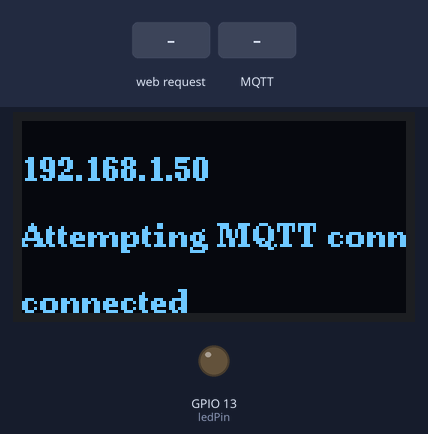
The program below on a simulated ESP32. On the bench: 128×64 one-colour display, output pins drawn as LEDs (lit = HIGH). Inputs (shaded band) come from the test bench. WiFi joins after 1.5 s; servers stay silent unless stated; random numbers use the default seed unless the program sets one; no MQTT or app messages arrive unless stated; what the program prints to the serial monitor is not drawn.

Above: at 10.8 s.
10.9 s: HTTP request GET /?led=on received
At 13.2 s:
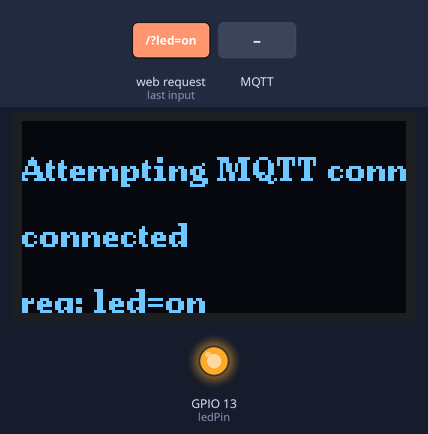
13.5 s: MQTT message "on" arrives on the first subscribed topic
At 19.3 s:
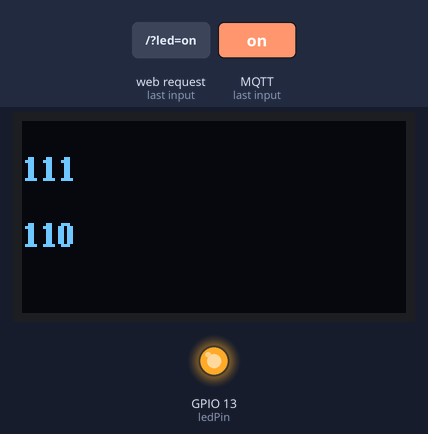
19.5 s: HTTP request GET / received
At 21.3 s:
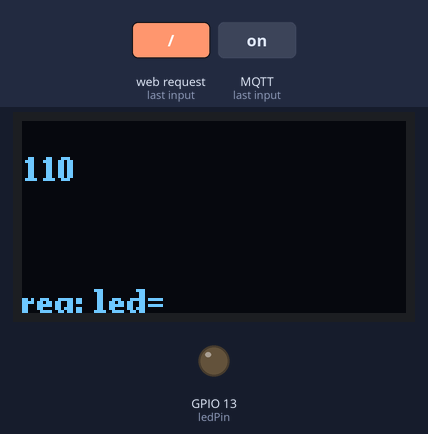
21.6 s: MQTT message "1" arrives on the first subscribed topic
At 22.4 s:
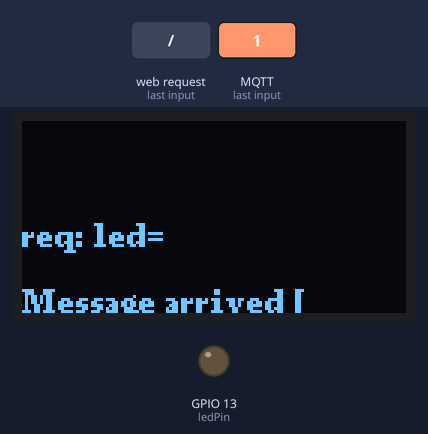
24.6 s: MQTT message "0" arrives on the first subscribed topic
At 29.0 s:
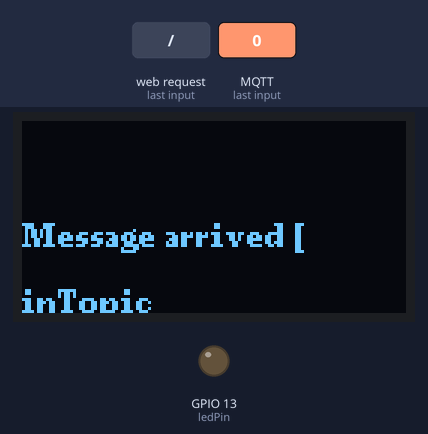
30.6 s: HTTP request GET /?led=on received
At 34.0 s:
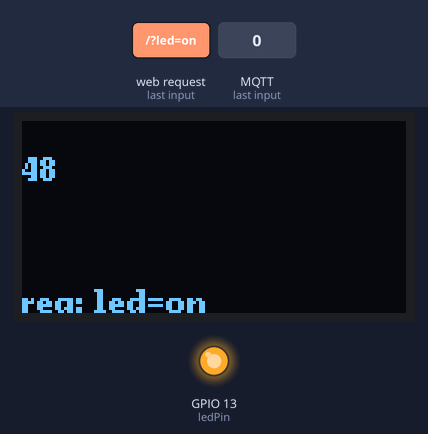
Timing chart, 0 to 34.6 s (numbered marks = the images above; inputs shaded):
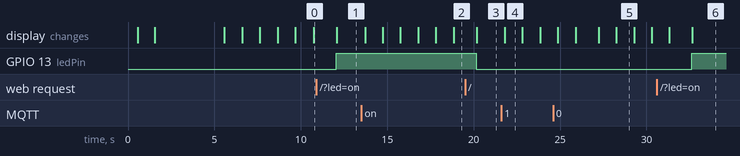

The program:

main.cpp
```cpp
using namespace std;

#include <WiFi.h>
#include <U8g2lib.h>
#include <Wire.h>
#include <WebServer.h>
#include<string.h>
#include <list>
#include <PubSubClient.h>


const int ledPin = 13;

unsigned long previousMillis = 0;

const char* ssid = "helloword";
const char* passphrase = "zxcvbnm8";
const char* mqtt_server = "192.168.31.246";

#define MSG_BUFFER_SIZE	(50)
char msg[MSG_BUFFER_SIZE];
int value = 0;

unsigned long WiFiPreviousMillis = 0;

WiFiClient espClient;
PubSubClient mqttclient(espClient);

list<String> displayLines(3);

U8G2_SSD1306_128X64_NONAME_1_SW_I2C u8g2(U8G2_R0, /* clock=*/SCL, /* data=*/SDA, /* reset=*/U8X8_PIN_NONE);

WebServer server(80);

void display (String str) {
  Serial.println(str);
  displayLines.push_back(str);
  if (displayLines.size() > 3) {
    displayLines.pop_front();
  }
  u8g2.firstPage();
  do {
    u8g2.setFont(u8g2_font_ncenB08_tr);
    size_t i = 0;
    auto it = displayLines.begin();
    while (it!=displayLines.end() && i < 3) {
      u8g2.setCursor(0, i * 22 + 20);
      u8g2.print(*it);
      ++it;
      ++i;
    }
  } while (u8g2.nextPage());
  delay(1000);
}

void display (int str) {
  char s[10]={"\0"};
  itoa(str, s, 10);
  display(s);
}

void initWiFi()
{
  WiFi.mode(WIFI_STA);

  WiFi.onEvent([](WiFiEvent_t event, WiFiEventInfo_t info) {
    display("wifi connected");
    delay(3000);
    display("IP address：");
    display(WiFi.localIP().toString());
  }, ARDUINO_EVENT_WIFI_STA_CONNECTED);

  WiFi.onEvent([](WiFiEvent_t event, WiFiEventInfo_t info) {
		display("wifi disconnect");
    }, ARDUINO_EVENT_WIFI_STA_DISCONNECTED);

  WiFi.begin(ssid, passphrase);

  while (WiFi.status() != WL_CONNECTED) {
    delay(500);
    display("connect...");
  }
  display("IP address：");
  display(WiFi.localIP().toString());
}

void handRoot()
{
  String ledStatus = server.arg("led");
  if (ledStatus == "on")
  {
    digitalWrite(ledPin, HIGH);
  } else {
    digitalWrite(ledPin, LOW);
  }
  display("req: led=" + ledStatus);
  server.send(200, "text/html", "hello,world");
}

void callback(char* topic, byte* payload, unsigned int length) {
  display("Message arrived [");
  display(topic);
  display("] ");
  for (int i = 0; i < length; i++) {
    display((char)payload[i]);
  }
  display("");

  // Switch on the LED if an 1 was received as first character
  // if ((char)payload[0] == '1') {
  //   digitalWrite(BUILTIN_LED, LOW);   // Turn the LED on (Note that LOW is the voltage level
  //   // but actually the LED is on; this is because
  //   // it is active low on the ESP-01)
  // } else {
  //   digitalWrite(BUILTIN_LED, HIGH);  // Turn the LED off by making the voltage HIGH
  // }
}

void reconnect() {
  // Loop until we're reconnected
  while (!mqttclient.connected()) {
    display("Attempting MQTT connection...");
    // Create a random client ID
    String clientId = "ESP8266Client-";
    clientId += String(random(0xffff), HEX);
    // Attempt to connect
    if (mqttclient.connect(clientId.c_str())) {
      display("connected");
      // Once connected, publish an announcement...
      mqttclient.publish("outTopic", "hello world");
      // ... and resubscribe
      mqttclient.subscribe("inTopic");
    } else {
      display("failed, rc=");
      display(mqttclient.state());
      display(" try again in 5 seconds");
      // Wait 5 seconds before retrying
      delay(5000);
    }
  }
}

void setup()
{
  pinMode(ledPin, OUTPUT);
  Serial.begin(9600);
  u8g2.begin();
  u8g2.enableUTF8Print(); // 使print支持UTF8字集

  initWiFi();

  server.on("/", handRoot);
  server.on("/ip", []() { server.send(200, "text/html", WiFi.localIP().toString()); });
  server.onNotFound([]() { server.send(404, "text/html", "Not Found"); });
  server.begin();

  mqttclient.setServer(mqtt_server, 1883);
  mqttclient.setCallback(callback);
  mqttclient.setKeepAlive(65535);
}

void loop()
{
  unsigned long currentMillis = millis();
  server.handleClient();

  if (WiFi.status() != WL_CONNECTED && currentMillis - WiFiPreviousMillis > 30000) {
    display("wifi reconnect...");
    WiFiPreviousMillis = currentMillis;
    WiFi.disconnect();
		WiFi.reconnect();
  }

  if (!mqttclient.connected()) {
    reconnect();
  }
  mqttclient.loop();

  unsigned long now = millis();
  if (now - previousMillis > 2000) {
    previousMillis = now;
    ++value;
    snprintf(msg, MSG_BUFFER_SIZE, "hello world #%ld", value);
    Serial.print("Publish message: ");
    Serial.println(msg);
    mqttclient.publish("outTopic", msg);
  }

  delay(300);
}
```

a.h
```cpp
#ifndef A
#define A

int add (int a, int b);

#endif
```

a.cpp
```cpp
#include "a.h"

int mm = 0;

int add (int a, int b) {
    mm = mm + 2;
    return mm;
}
```

Measured:
- after the input at 10.9 s, GPIO 13 (ledPin): LOW → HIGH after 1.2 s; the display: changes after 1.2 s (image 1)
- after the input at 13.5 s, the display: first changes after 0.21 s (image 2 shows a later state)
- after the input at 19.5 s, GPIO 13 (ledPin): HIGH → LOW after 0.64 s; the display: changes after 0.67 s (image 3)
- after the input at 21.6 s, the display: changes after 0.20 s (image 4)
- after the input at 30.6 s, GPIO 13 (ledPin): LOW → HIGH after 2.0 s
- what the display in image 4 shows lasts 1.0 s, from 21.8 s to 22.8 s
